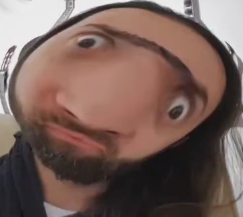
#> input picture image-manipulation/image.png, 243 x 217 px
$ python image-show-save.py
#> lines starting #> are read from the running program, lines starting #| are printed output that depends on the picture
#! /usr/bin/python3
# -*- coding: utf-8 -*-

import numpy as np
import cv2

img = cv2.imread('image.png',0)
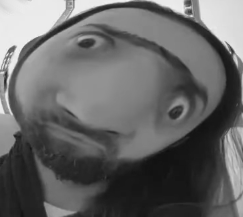
#> img: shape (217, 243); min 15, max 244, mean 102.3
cv2.namedWindow('image',cv2.WINDOW_NORMAL)
cv2.imshow('image',img)

key = cv2.waitKey(0) & 0xFF
#> (key Esc is pressed here)

if key == 27:
	cv2.destroyAllWindows()
elif key == ord('s'):
	cv2.imwrite('image-grey.png',img)
	cv2.destroyAllWindows()
